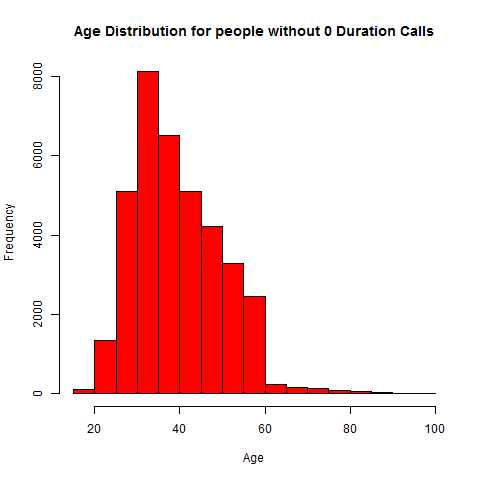

Generate this figure with R:
file <- "bank.csv"
data <- read.csv(file, header=TRUE, sep=";")
data <- data[(data$Previous_Outcome == "success") | (data$Previous_Outcome == "nonexistent"),]
data <- data[(data$Duration != "0"),]
png(filename = "AgeDistribution2.png", width=480, height=480, units="px")
hist(data$Age, main="Age Distribution for people without 0 Duration Calls", xlab="Age", col="red")
dev.off()